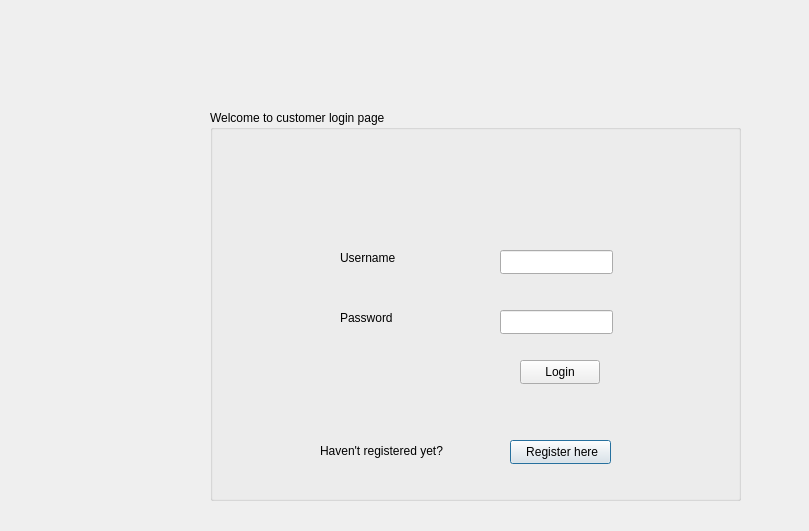
<?xml version="1.0" encoding="UTF-8"?>
<ui version="4.0">
 <class>customers</class>
 <widget class="QDialog" name="customers">
  <property name="geometry">
   <rect>
    <x>0</x>
    <y>0</y>
    <width>809</width>
    <height>531</height>
   </rect>
  </property>
  <property name="windowTitle">
   <string>Dialog</string>
  </property>
  <widget class="QGroupBox" name="groupBox">
   <property name="geometry">
    <rect>
     <x>210</x>
     <y>110</y>
     <width>531</width>
     <height>391</height>
    </rect>
   </property>
   <property name="title">
    <string>Welcome to customer login page</string>
   </property>
   <widget class="QPushButton" name="registerbutton">
    <property name="geometry">
     <rect>
      <x>300</x>
      <y>330</y>
      <width>101</width>
      <height>24</height>
     </rect>
    </property>
    <property name="text">
     <string> Register here</string>
    </property>
   </widget>
   <widget class="QLabel" name="usernamelabel">
    <property name="geometry">
     <rect>
      <x>130</x>
      <y>140</y>
      <width>71</width>
      <height>16</height>
     </rect>
    </property>
    <property name="text">
     <string>Username</string>
    </property>
   </widget>
   <widget class="QLabel" name="passwordlabel">
    <property name="geometry">
     <rect>
      <x>130</x>
      <y>200</y>
      <width>61</width>
      <height>16</height>
     </rect>
    </property>
    <property name="text">
     <string>Password</string>
    </property>
   </widget>
   <widget class="QLabel" name="label">
    <property name="geometry">
     <rect>
      <x>110</x>
      <y>330</y>
      <width>181</width>
      <height>21</height>
     </rect>
    </property>
    <property name="text">
     <string>Haven't registered yet?</string>
    </property>
   </widget>
   <widget class="QLineEdit" name="inputpassword">
    <property name="geometry">
     <rect>
      <x>290</x>
      <y>200</y>
      <width>113</width>
      <height>24</height>
     </rect>
    </property>
    <property name="echoMode">
     <enum>QLineEdit::Password</enum>
    </property>
   </widget>
   <widget class="QLineEdit" name="inputusername">
    <property name="geometry">
     <rect>
      <x>290</x>
      <y>140</y>
      <width>113</width>
      <height>24</height>
     </rect>
    </property>
   </widget>
   <widget class="QPushButton" name="loginbutton">
    <property name="geometry">
     <rect>
      <x>310</x>
      <y>250</y>
      <width>80</width>
      <height>24</height>
     </rect>
    </property>
    <property name="text">
     <string>Login</string>
    </property>
   </widget>
  </widget>
 </widget>
 <resources/>
 <connections/>
</ui>
